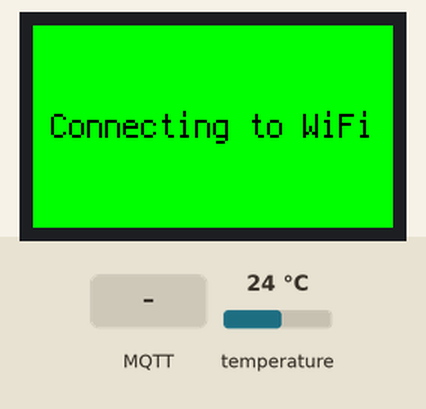
This program was run on a simulated Raspberry Pi Pico running CircuitPython. On the bench: 240×135 colour display. The inputs (shaded band) are chosen by the test bench; at power-on: temperature 24 °C. WiFi joins after 1.5 s; no MQTT or app messages arrive unless stated; library files of the repository ran but are not shown: secrets.py; what the program prints to the serial console is not drawn.

Above: at 1.2 s.
1.3 s: MQTT message "1" arrives on the first subscribed topic
At 6.1 s:
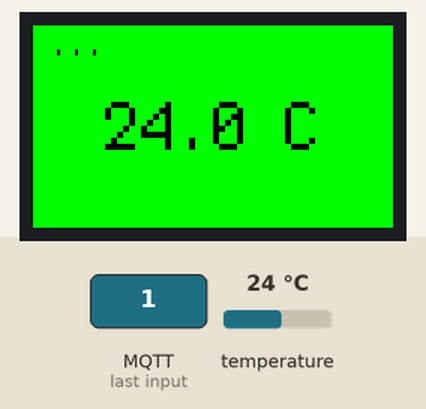
6.2 s: MQTT message "on" arrives on the first subscribed topic
8.2 s: MQTT message "off" arrives on the first subscribed topic
Timing chart, 0 to 11.2 s (numbered marks = the images above; inputs shaded):
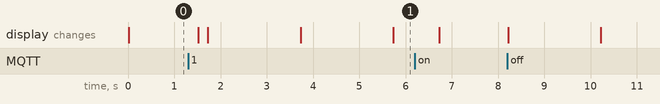

The program:

code.py
```python
import time
import board
import busio
from digitalio import DigitalInOut
#import adafruit_requests as requests
import adafruit_esp32spi.adafruit_esp32spi_socket as socket
from adafruit_esp32spi import adafruit_esp32spi
from adafruit_esp32spi import adafruit_esp32spi_wifimanager
import adafruit_minimqtt.adafruit_minimqtt as MQTT

import displayio
import adafruit_st7789
import terminalio
from adafruit_display_text import label

from secrets import secrets
import adafruit_bmp280

# MQTT Topic to publish temp to
temp_feed = "event/temp"

# Release any resources currently in use for the displays
displayio.release_displays()
tft_cs = board.GP17
tft_dc = board.GP16
#tft_res = board.GP23
spi_mosi = board.GP19
spi_clk = board.GP18

esp32_cs = DigitalInOut(board.GP13)
esp32_ready = DigitalInOut(board.GP14)
esp32_reset = DigitalInOut(board.GP15)

DISPLAY_WIDTH = 240
DISPLAY_HEIGHT = 135
# Text along length (B to Y)
# DISPLAY_ROTATION = 270
# Text along width (X to Y)
DISPLAY_ROTATION = 90

if DISPLAY_ROTATION == 0 or DISPLAY_ROTATION == 180:
    temp = DISPLAY_WIDTH
    DISPLAY_WIDTH = DISPLAY_HEIGHT
    DISPLAY_HEIGHT = temp

spi0 = busio.SPI(spi_clk, MOSI=spi_mosi)
displayio.release_displays()
display_bus = displayio.FourWire(spi0, command=tft_dc, chip_select=tft_cs)
display = adafruit_st7789.ST7789(display_bus, width=DISPLAY_HEIGHT, height=DISPLAY_WIDTH, rowstart=40, colstart=53)
display.rotation = DISPLAY_ROTATION

# Make the display context
splash = displayio.Group(max_size=10)
display.show(splash)

# Draw a background colour
color_bitmap = displayio.Bitmap(DISPLAY_WIDTH, DISPLAY_HEIGHT, 1)
color_palette = displayio.Palette(1)
color_palette[0] = 0x00FF00  # Bright Green
bg_sprite = displayio.TileGrid(color_bitmap, pixel_shader=color_palette, x=0, y=0)
splash.append(bg_sprite)

# Create a label group
text = "Booting"
if DISPLAY_ROTATION == 90 or DISPLAY_ROTATION == 270:
    text_size = 2
else:
    text_size = 1
text_group = displayio.Group(max_size=10, scale=int(text_size), x=int(DISPLAY_WIDTH/2), y=int(DISPLAY_HEIGHT/2))
text_area = label.Label(terminalio.FONT, text=text, color=0x000000)
text_area.anchor_point = (0.5, 0.5)
text_area.anchored_position = (0, 0)
text_group.append(text_area)  # Subgroup for text scaling
splash.append(text_group)

# Create a second label group
status_text = " "
if DISPLAY_ROTATION == 90 or DISPLAY_ROTATION == 270:
    status_text_size = 2
else:
    status_text_size = 1
status_text_group = displayio.Group(max_size=10, scale=int(text_size), x=0, y=0)
status_text_area = label.Label(terminalio.FONT, text=status_text, color=0x000000)
status_text_area.anchor_point = (0.0, 0.0)
status_text_area.anchored_position = (0, 0)
status_text_group.append(status_text_area)  # Subgroup for text scaling
splash.append(status_text_group)

# Connect to Wifi
# (SCK, MOSI, MISO)
spi = busio.SPI(board.GP10, board.GP11, board.GP12)
esp = adafruit_esp32spi.ESP_SPIcontrol(spi, esp32_cs, esp32_ready, esp32_reset)

# Setup LED neopixel status light
wifi = adafruit_esp32spi_wifimanager.ESPSPI_WiFiManager(esp, secrets)

# Setup BMP280 temp sensor
i2c = busio.I2C(board.GP27, board.GP26)
bmp280 = adafruit_bmp280.Adafruit_BMP280_I2C(i2c, address=0x76)


# Define callback methods which are called when events occur
# pylint: disable=unused-argument, redefined-outer-name
def connected(client, userdata, flags, rc):
    # This function will be called when the client is connected
    # successfully to the broker.
    print("Connected to Adafruit IO! Listening for topic changes on %s" % temp_feed)
    # Subscribe to all changes on the onoff_feed.
    client.subscribe(temp_feed)


def disconnected(client, userdata, rc):
    # This method is called when the client is disconnected
    print("Disconnected from Adafruit IO!")


def message(client, topic, message):
    # This method is called when a topic the client is subscribed to
    # has a new message.
    print("New message on topic {0}: {1}".format(topic, message))

while True:
    # Connect to WiFi
    print("Connecting to WiFi...")
    text_area.text = "Connecting to WiFi"

    wifi.connect()

    print("Connected!")
    text_area.text = "Connected"

    # Initialize MQTT interface with the esp interface
    MQTT.set_socket(socket, esp)

    # Set up a MiniMQTT Client
    mqtt_client = MQTT.MQTT(
        broker=secrets["broker"],
        port=secrets["port"],
        username=secrets["mqtt_username"],
        password=secrets["mqtt_key"]
    )

    # Setup the callback methods above
    mqtt_client.on_connect = connected
    mqtt_client.on_disconnect = disconnected
    mqtt_client.on_message = message

    # Connect the client to the MQTT broker.
    print("Connecting to MQTT Host...")
    text_area.text = "Connecting to MQTT"
    mqtt_client.connect()

    # Increase text size for temp display
    text_area.text = " "
    text_area.scale = 2

    killed = False
    loop_count = 0
    while not killed:
        # Poll the message queue
        try:
            mqtt_client.loop()
        except Exception as e:
            print("MQTT Loop Failed, retrying\n", e)
            killed = True
            continue

        # Only publish data every 30 seconds
        if loop_count == 0 or loop_count >= 30:
            try:
                # publish new temp reading to the MQTT broker
                mqtt_client.publish(temp_feed, bmp280.temperature)
            except Exception as e:
                print("MQTT publish Failed, retrying\n", e)
                killed = True
                continue

        # Only update screen every 30 seconds
        if loop_count == 0 or loop_count >= 30:
            # Update text on display
            text_area.text = "%0.1f C" % bmp280.temperature
            display.refresh()
            loop_count = 1

        # Cycle through ".", "..", "..." text every second.
        # Used as visual indicator the sensors working.
        if len(status_text_area.text) >= 4:
            status_text_area.text = " "
        status_text_area.text += "."

        time.sleep(1)
        loop_count = loop_count + 1
```
